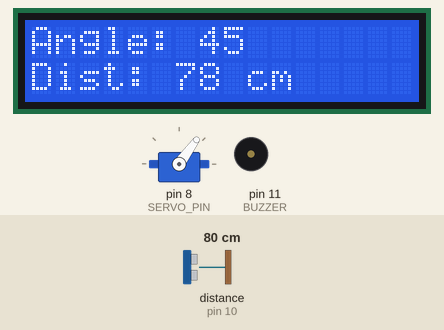
A sketch run on a simulated Arduino Uno, built with avr-gcc and run on an emulated ATmega328P. Shown: servo, 16×2 character LCD, buzzer (waves = sounding). Wiring (inferred from the names in the program): ultrasonic range finder: trigger pin 9; echo pin 10. The test bench sets the inputs (shaded band); at power-on: distance to the obstacle (sensor on pin 10) 80 cm. The echo pulse lasts 58.3 µs per cm.

Above: at 2.7 s.
2.8 s: distance to the obstacle (sensor on pin 10) set to 18 cm
At 3.34 s:
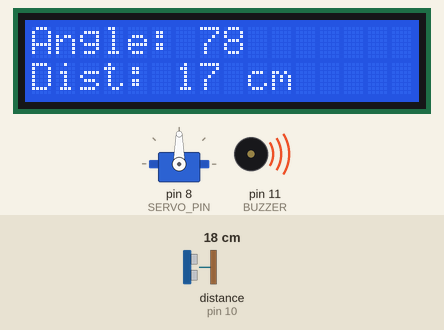
5.3 s: distance to the obstacle (sensor on pin 10) set to 250 cm
At 6.4 s:
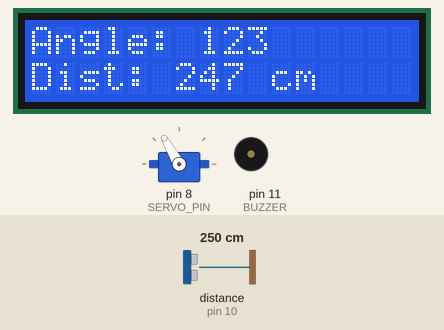
7.0 s: distance to the obstacle (sensor on pin 10) set to 184 cm
At 7.7 s:
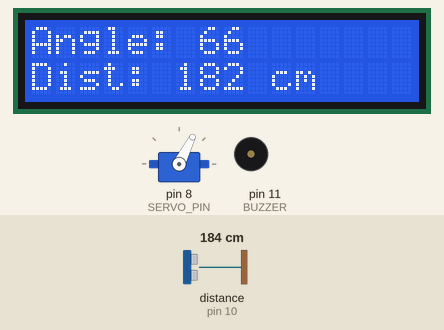
9.0 s: distance to the obstacle (sensor on pin 10) set to 179 cm
At 9.9 s:
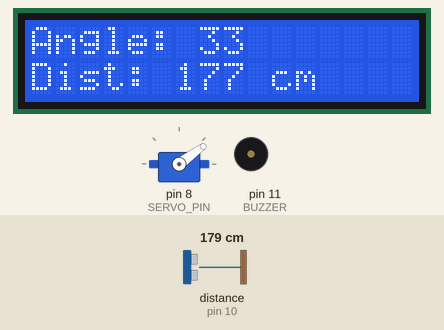
10.5 s: distance to the obstacle (sensor on pin 10) set to 9 cm
At 11.63 s:
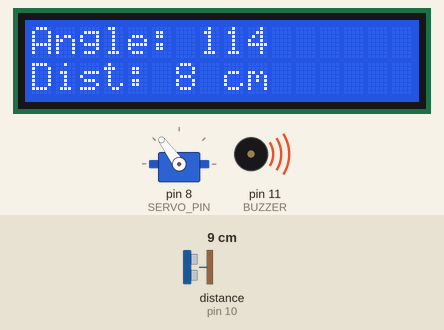
13.5 s: distance to the obstacle (sensor on pin 10) set to 20 cm
At 13.88 s:
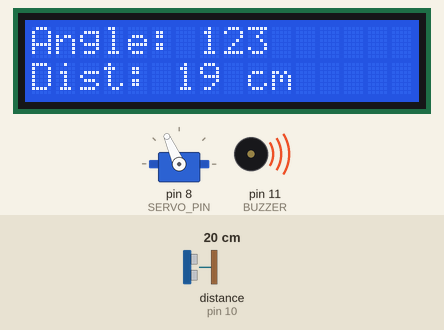
16.5 s: distance to the obstacle (sensor on pin 10) set to 24 cm
Timing chart, 0 to 20.5 s (numbered marks = the images above; inputs shaded):
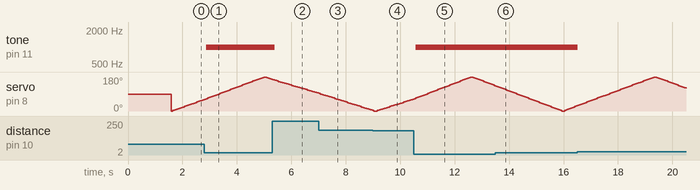

Measured:
- the behaviour switches between 182 and 181 cm on distance to the obstacle (sensor on pin 10) (found by bisection; images 3 and 4)
- after the input at 2.8 s, tone on pin 11 (BUZZER): silent → 1000 Hz after 0.07 s
- after the input at 5.3 s, tone on pin 11 (BUZZER): 1000 Hz → silent after 0.09 s
- after the input at 10.5 s, tone on pin 11 (BUZZER): silent → 1000 Hz after 0.08 s
- after the input at 16.5 s, tone on pin 11 (BUZZER): 1000 Hz → silent at once
- by itself, servo on pin 8 (SERVO_PIN): rises from 27° to 180° in 2.8 s, then falls to 123° in 1.1 s

The sketch:

Smart_Radar_System.ino
```cpp
// (licence header left out)
#include <Wire.h>
#include <LiquidCrystal_I2C.h>
#include <Servo.h>

// Pin Definitions
#define TRIG 9
#define ECHO 10
#define SERVO_PIN 8
#define BUZZER 11

#define ALERT_DISTANCE 20   // Alert distance in cm

// Object Initialization
Servo radarServo;                     // Servo object
LiquidCrystal_I2C lcd(0x27, 16, 2);    // I2C LCD (16x2, address 0x27)

// Function: Get Distance
long getDistance() {

  // Send trigger pulse (10 microseconds)
  digitalWrite(TRIG, LOW);
  delayMicroseconds(2);

  digitalWrite(TRIG, HIGH);
  delayMicroseconds(10);
  digitalWrite(TRIG, LOW);

  // Measure echo time (timeout 30ms)
  long duration = pulseIn(ECHO, HIGH, 30000);

  // If no echo received
  if (duration == 0) return -1;

  // Calculate distance (Speed of sound = 0.034 cm/µs)
  return duration * 0.034 / 2;
}

void setup() {

  // Configure pin modes
  pinMode(TRIG, OUTPUT);
  pinMode(ECHO, INPUT);
  pinMode(BUZZER, OUTPUT);

  // Attach servo to defined pin
  radarServo.attach(SERVO_PIN);

  // Initialize LCD
  lcd.init();
  lcd.backlight();

  // Startup message
  lcd.setCursor(0, 0);
  lcd.print("Ultrasonic Radar");
  lcd.setCursor(0, 1);
  lcd.print("Starting...");
  delay(1500);
  lcd.clear();
}

void loop() {

  // Sweep Left to Right
  for (int angle = 0; angle <= 180; angle += 3) {
    scan(angle);
  }

  // Sweep Right to Left
  for (int angle = 180; angle >= 0; angle -= 3) {
    scan(angle);
  }
}

// Function: Scan at Given Angle
void scan(int angle) {

  // Rotate servo to given angle
  radarServo.write(angle);
  delay(30);   // Small delay for stable reading

  // Measure distance
  long distance = getDistance();

  // Clear LCD before updating
  lcd.clear();

  // Display current angle
  lcd.setCursor(0, 0);
  lcd.print("Angle: ");
  lcd.print(angle);

  lcd.setCursor(0, 1);

  // If no object detected
  if (distance < 0) {
    lcd.print("Out of range");
    noTone(BUZZER);   // Turn buzzer OFF
  }
  else {
    // Display distance
    lcd.print("Dist: ");
    lcd.print(distance);
    lcd.print(" cm");

    // Trigger alert if object within defined distance
    if (distance <= ALERT_DISTANCE) {
      tone(BUZZER, 1000);   // 1kHz alert tone
    }
    else {
      noTone(BUZZER);       // Stop buzzer
    }
  }
}
```
